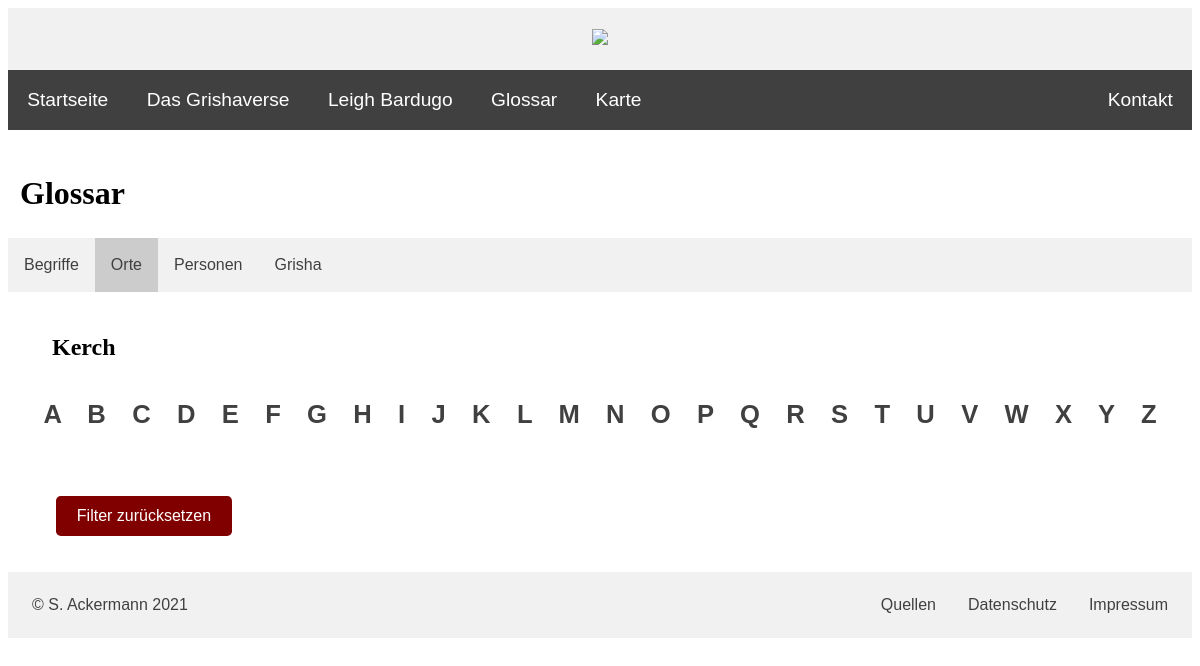
Before: /PHP/glossary_orte_filter.php?nation=1 with the older database file.
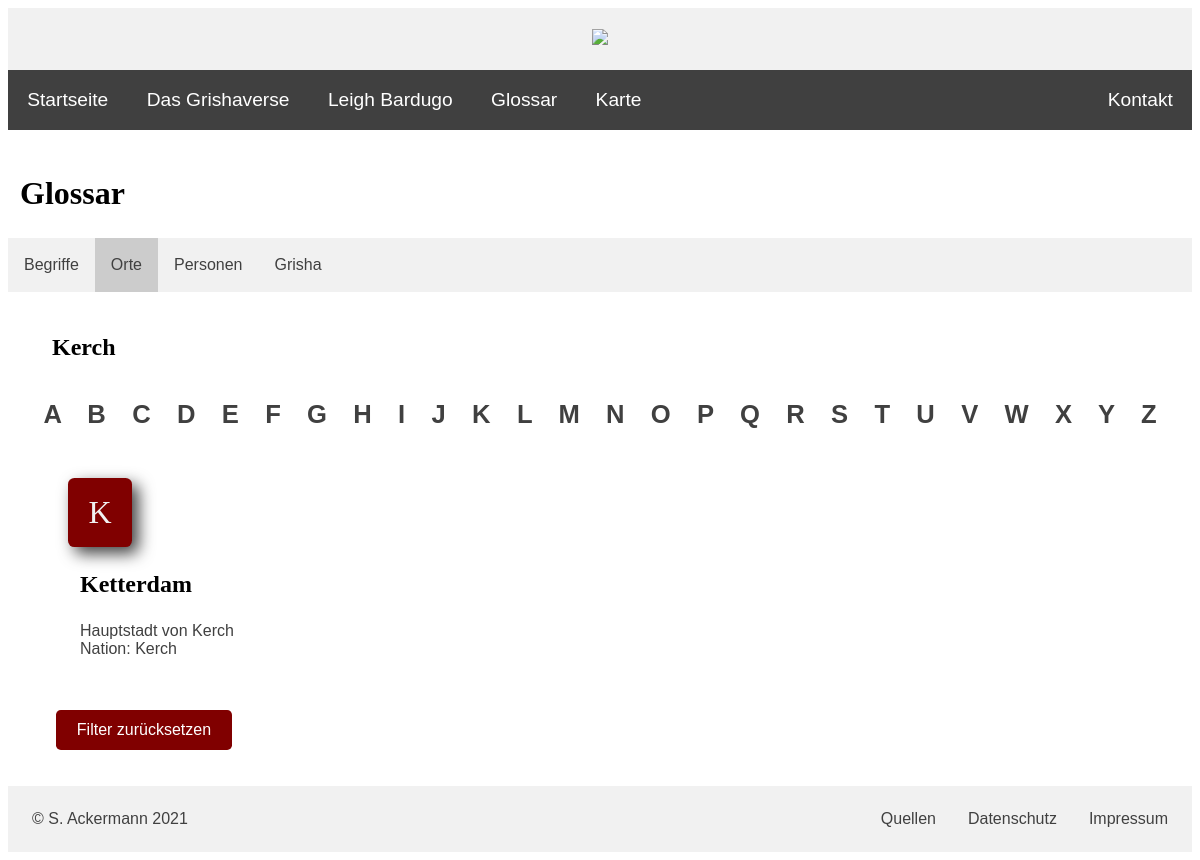
After: the same page with the newer database file.
### tables this page shows
CREATE TABLE `schauplaetze` (
  `ID` int(10) NOT NULL,
  `name` text NOT NULL,
  `nation` int(10) NOT NULL,
  `beschreibung` text DEFAULT NULL
);

CREATE TABLE `nationen` (
  `ID` int(10) NOT NULL,
  `name` text NOT NULL
);

### PHP/glossary_orte_filter.php (the view, shortened to what this page needs)
<?php
include ("header.inc.php");
include ("navbar.inc.php");
?>
    <div>
        <h2>Glossar</h2>
    </div>
    <div class="glossary-nav">
        <ul>
            <li><a href="glossary_begriffe.php">Begriffe</a></li>
            <li><a href="glossary_orte.php" class="active">Orte</a></li>
            <li><a href="glossary_personen.php">Personen</a></li>
            <li><a href="glossary_grisha.php">Grisha</a></li>
        </ul>
    </div>
    <br>
    <?php
        require_once "config.inc.php";
        if (is_null($_REQUEST["nation"])) {
            $nationSuche = "";
        } else {
            $nationSuche = $_REQUEST["nation"];
        }
        $alph = array("A", "B", "C", "D", "E", "F", "G", "H", "I", "J", "K", "L", "M", "N", "O", "P", "Q", "R", "S", "T", "U", "V", "W", "X", "Y", "Z");
        $filt =  mysqli_query($conn, "SELECT * FROM nationen WHERE ID = '$nationSuche'");
        $f = $filt->fetch_assoc();
        if ($f['name'] == 'Suli') {
            echo "<div class='glossary-res'><h3>" .  $f['name'] . "</h3>";
            echo "<p>Das Volk der Suli lebt nommadisch im Westen von Ravka.</p><p>Tipp: Um Orte anzeigen zu lassen, filtern Sie nach 'Ravka'. </p></div><br>";
        } else {
            echo "<div class='glossary-res'><h3>" . $f['name'] . "</h3></div>";
            echo
            "<div class='letters-bg'>
                <strong>
                    <a class='link' href='#orte_letter-A'>A</a> <a class='link' href='#orte_letter-B'>B</a> <a class='link' href='#orte_letter-C'>C</a>
                    <a class='link' href='#orte_letter-D'>D</a> <a class='link' href='#orte_letter-E'>E</a> <a class='link' href='#orte_letter-F'>F</a>
                    <a class='link' href='#orte_letter-G'>G</a> <a class='link' href='#orte_letter-H'>H</a> <a class='link' href='#orte_letter-I'>I</a>
                    <a class='link' href='#orte_letter-J'>J</a> <a class='link' href='#orte_letter-K'>K</a> <a class='link' href='#orte_letter-L'>L</a>
                    <a class='link' href='#orte_letter-M'>M</a> <a class='link' href='#orte_letter-N'>N</a> <a class='link' href='#orte_letter-O'>O</a>
                    <a class='link' href='#orte_letter-P'>P</a> <a class='link' href='#orte_letter-Q'>Q</a> <a class='link' href='#orte_letter-R'>R</a>
                    <a class='link' href='#orte_letter-S'>S</a> <a class='link' href='#orte_letter-T'>T</a> <a class='link' href='#orte_letter-U'>U</a>
                    <a class='link' href='#orte_letter-V'>V</a> <a class='link' href='#orte_letter-W'>W</a> <a class='link' href='#orte_letter-X'>X</a>
                    <a class='link' href='#orte_letter-Y'>Y</a> <a class='link' href='#orte_letter-Z'>Z</a>
                </strong>
            </div>
            <br>";
        }
        foreach ($alph as $i){
            $result = mysqli_query($conn, "SELECT schauplaetze.name, schauplaetze.beschreibung,
            nationen.name AS nation
            FROM schauplaetze
            JOIN nationen on schauplaetze.nation = nationen.ID
            WHERE schauplaetze.nation = '$nationSuche' AND schauplaetze.name LIKE '$i%'                     /* entspricht der gewählten Option und beginnt mit dem entsprechenden Buchstaben */
            ORDER BY schauplaetze.name ASC");
            if (mysqli_num_rows($result) >= 1) {
                echo "<div id='orte_letter-$i' class='big-letter'>" . $i . "</div>";
            }
            echo "<div class='glossary-bg'><ul>";
            while ($j = mysqli_fetch_assoc($result)) {
                echo "<li><h3>" . $j["name"] . "</h3>";
                if ($j["beschreibung"]) {
                    echo $j["beschreibung"] . "<br>";
                }
                echo "Nation: " . $j["nation"] . "<br><br>";
            }
            echo "</li></ul></div>";
        }
    ?>
    <br>
    <div class='glossary-res'>
        <form method='post' action='glossary_orte.php'>
            <input id='submit-button' type='submit' value='Filter zurücksetzen'/>
        </form>
    </div>
<?php include ("footer.inc.php"); ?>

Changed rows visible on the page:
now on this page (row edited): schauplaetze: name "Ketterdam", beschreibung "Hauptstadt von Kerch", nationen.name "Kerch"
Other visible differences:
new list line: "K"
